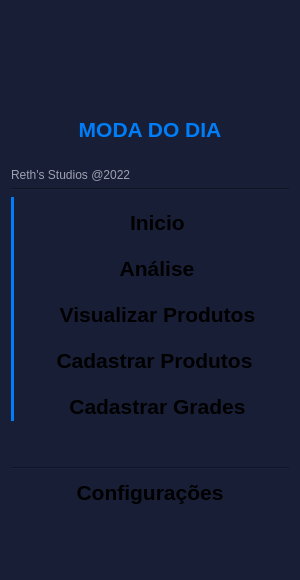
     <widget class="QWidget" name="widget" native="true">
      <property name="minimumSize">
       <size>
        <width>300</width>
        <height>0</height>
       </size>
      </property>
      <property name="maximumSize">
       <size>
        <width>300</width>
        <height>16777215</height>
       </size>
      </property>
      <property name="styleSheet">
       <string notr="true">background-color: rgb(24,30,54);</string>
      </property>
      <layout class="QGridLayout" name="gridLayout_16">
       <item row="0" column="1">
        <layout class="QGridLayout" name="gridLayout_13">
         <item row="0" column="0">
          <layout class="QVBoxLayout" name="verticalLayout_17">
           <item>
            <layout class="QVBoxLayout" name="verticalLayout_20">
             <item>
              <spacer name="horizontalSpacer_2">
               <property name="orientation">
                <enum>Qt::Horizontal</enum>
               </property>
               <property name="sizeHint" stdset="0">
                <size>
                 <width>40</width>
                 <height>20</height>
                </size>
               </property>
              </spacer>
             </item>
             <item>
              <spacer name="horizontalSpacer">
               <property name="orientation">
                <enum>Qt::Horizontal</enum>
               </property>
               <property name="sizeHint" stdset="0">
                <size>
                 <width>40</width>
                 <height>20</height>
                </size>
               </property>
              </spacer>
             </item>
             <item>
              <layout class="QHBoxLayout" name="horizontalLayout_13">
               <item>
                <widget class="QLabel" name="label_10">
                 <property name="minimumSize">
                  <size>
                   <width>0</width>
                   <height>60</height>
                  </size>
                 </property>
                 <property name="maximumSize">
                  <size>
                   <width>130</width>
                   <height>120</height>
                  </size>
                 </property>
                 <property name="text">
                  <string/>
                 </property>
                 <property name="pixmap">
                  <pixmap>../../../../../../imagem/Resources TelaAdmin/acount_icon.png</pixmap>
                 </property>
                 <property name="scaledContents">
                  <bool>true</bool>
                 </property>
                </widget>
               </item>
              </layout>
             </item>
             <item>
              <widget class="QLabel" name="label_userName">
               <property name="minimumSize">
                <size>
                 <width>0</width>
                 <height>0</height>
                </size>
               </property>
               <property name="font">
                <font>
                 <pointsize>16</pointsize>
                 <weight>75</weight>
                 <bold>true</bold>
                </font>
               </property>
               <property name="styleSheet">
                <string notr="true">color: rgb(0,126,249);</string>
               </property>
               <property name="text">
                <string>MODA DO DIA</string>
               </property>
               <property name="alignment">
                <set>Qt::AlignCenter</set>
               </property>
              </widget>
             </item>
            </layout>
           </item>
           <item>
            <spacer name="horizontalSpacer_4">
             <property name="orientation">
              <enum>Qt::Horizontal</enum>
             </property>
             <property name="sizeHint" stdset="0">
              <size>
               <width>40</width>
               <height>20</height>
              </size>
             </property>
            </spacer>
           </item>
           <item>
            <widget class="QLabel" name="label_userInfo">
             <property name="styleSheet">
              <string notr="true">color: rgb(158,161,176);</string>
             </property>
             <property name="text">
              <string>Reth's Studios @2022</string>
             </property>
            </widget>
           </item>
           <item>
            <widget class="Line" name="line_3">
             <property name="orientation">
              <enum>Qt::Horizontal</enum>
             </property>
            </widget>
           </item>
           <item>
            <layout class="QHBoxLayout" name="horizontalLayout_15">
             <item>
              <widget class="QWidget" name="widget_select_nav" native="true">
               <property name="minimumSize">
                <size>
                 <width>3</width>
                 <height>0</height>
                </size>
               </property>
               <property name="maximumSize">
                <size>
                 <width>0</width>
                 <height>16777215</height>
                </size>
               </property>
               <property name="styleSheet">
                <string notr="true">background-color: rgb(0,126,249);</string>
               </property>
              </widget>
             </item>
             <item>
              <layout class="QVBoxLayout" name="verticalLayout_21">
               <item>
                <widget class="QPushButton" name="pushButton_inicio">
                 <property name="minimumSize">
                  <size>
                   <width>0</width>
                   <height>40</height>
                  </size>
                 </property>
                 <property name="maximumSize">
                  <size>
                   <width>16777215</width>
                   <height>30</height>
                  </size>
                 </property>
                 <property name="font">
                  <font>
                   <family>Nirmala UI</family>
                   <pointsize>16</pointsize>
                   <weight>75</weight>
                   <bold>true</bold>
                  </font>
                 </property>
                 <property name="cursor">
                  <cursorShape>PointingHandCursor</cursorShape>
                 </property>
                 <property name="layoutDirection">
                  <enum>Qt::LeftToRight</enum>
                 </property>
                 <property name="styleSheet">
                  <string notr="true">
QPushButton::focus{background-color: rgb(46, 51, 73);};

color:rgb(0,126,249);


</string>
                 </property>
                 <property name="text">
                  <string> Inicio</string>
                 </property>
                 <property name="icon">
                  <iconset>
                   <normaloff>../../../../../../imagem/Resources TelaAdmin/home.png</normaloff>../../../../../../imagem/Resources TelaAdmin/home.png</iconset>
                 </property>
                 <property name="iconSize">
                  <size>
                   <width>100</width>
                   <height>40</height>
                  </size>
                 </property>
                 <property name="flat">
                  <bool>true</bool>
                 </property>
                </widget>
               </item>
               <item>
                <widget class="QPushButton" name="pushButton_analize">
                 <property name="minimumSize">
                  <size>
                   <width>0</width>
                   <height>40</height>
                  </size>
                 </property>
                 <property name="maximumSize">
                  <size>
                   <width>16777215</width>
                   <height>30</height>
                  </size>
                 </property>
                 <property name="font">
                  <font>
                   <pointsize>16</pointsize>
                   <weight>75</weight>
                   <bold>true</bold>
                  </font>
                 </property>
                 <property name="cursor">
                  <cursorShape>PointingHandCursor</cursorShape>
                 </property>
                 <property name="styleSheet">
                  <string notr="true">

QPushButton::focus{background-color: rgb(46, 51, 73);};

color:rgb(0,126,249);

</string>
                 </property>
                 <property name="text">
                  <string> Análise</string>
                 </property>
                 <property name="icon">
                  <iconset>
                   <normaloff>../../../../../../imagem/Resources TelaAdmin/diagram1.png</normaloff>../../../../../../imagem/Resources TelaAdmin/diagram1.png</iconset>
                 </property>
                 <property name="iconSize">
                  <size>
                   <width>100</width>
                   <height>40</height>
                  </size>
                 </property>
                 <property name="flat">
                  <bool>true</bool>
                 </property>
                </widget>
               </item>
               <item>
                <widget class="QPushButton" name="pushButton_visualizar_produtos">
                 <property name="minimumSize">
                  <size>
                   <width>0</width>
                   <height>40</height>
                  </size>
                 </property>
                 <property name="maximumSize">
                  <size>
                   <width>16777215</width>
                   <height>30</height>
                  </size>
                 </property>
                 <property name="font">
                  <font>
                   <pointsize>16</pointsize>
                   <weight>75</weight>
                   <bold>true</bold>
                  </font>
                 </property>
                 <property name="cursor">
                  <cursorShape>PointingHandCursor</cursorShape>
                 </property>
                 <property name="styleSheet">
                  <string notr="true">

QPushButton::focus{background-color: rgb(46, 51, 73);};

color:rgb(0,126,249);
</string>
                 </property>
                 <property name="text">
                  <string> Visualizar Produtos</string>
                 </property>
                 <property name="icon">
                  <iconset>
                   <normaloff>../../../../../../imagem/Resources TelaAdmin/lupa.png</normaloff>../../../../../../imagem/Resources TelaAdmin/lupa.png</iconset>
                 </property>
                 <property name="iconSize">
                  <size>
                   <width>100</width>
                   <height>20</height>
                  </size>
                 </property>
                 <property name="flat">
                  <bool>true</bool>
                 </property>
                </widget>
               </item>
               <item>
                <widget class="QPushButton" name="pushButton_cadastrar_produtos">
                 <property name="minimumSize">
                  <size>
                   <width>0</width>
                   <height>40</height>
                  </size>
                 </property>
                 <property name="maximumSize">
                  <size>
                   <width>16777215</width>
                   <height>30</height>
                  </size>
                 </property>
                 <property name="font">
                  <font>
                   <pointsize>16</pointsize>
                   <weight>75</weight>
                   <bold>true</bold>
                  </font>
                 </property>
                 <property name="cursor">
                  <cursorShape>PointingHandCursor</cursorShape>
                 </property>
                 <property name="styleSheet">
                  <string notr="true">
QPushButton::focus{background-color: rgb(46, 51, 73);};

color:rgb(0,126,249);
</string>
                 </property>
                 <property name="text">
                  <string>Cadastrar Produtos</string>
                 </property>
                 <property name="icon">
                  <iconset>
                   <normaloff>../../../../../../imagem/Resources TelaAdmin/register png.png</normaloff>../../../../../../imagem/Resources TelaAdmin/register png.png</iconset>
                 </property>
                 <property name="iconSize">
                  <size>
                   <width>100</width>
                   <height>40</height>
                  </size>
                 </property>
                 <property name="flat">
                  <bool>true</bool>
                 </property>
                </widget>
               </item>
               <item>
                <widget class="QPushButton" name="pushButton_cadastrar_grades">
                 <property name="minimumSize">
                  <size>
                   <width>0</width>
                   <height>40</height>
                  </size>
                 </property>
                 <property name="maximumSize">
                  <size>
                   <width>16777215</width>
                   <height>30</height>
                  </size>
                 </property>
                 <property name="font">
                  <font>
                   <pointsize>16</pointsize>
                   <weight>75</weight>
                   <bold>true</bold>
                  </font>
                 </property>
                 <property name="cursor">
                  <cursorShape>PointingHandCursor</cursorShape>
                 </property>
                 <property name="styleSheet">
                  <string notr="true">
QPushButton::focus{background-color: rgb(46, 51, 73);};

color:rgb(0,126,249);
</string>
                 </property>
                 <property name="text">
                  <string> Cadastrar Grades</string>
                 </property>
                 <property name="icon">
                  <iconset>
                   <normaloff>../../../../../../imagem/Resources TelaAdmin/register png.png</normaloff>../../../../../../imagem/Resources TelaAdmin/register png.png</iconset>
                 </property>
                 <property name="iconSize">
                  <size>
                   <width>100</width>
                   <height>40</height>
                  </size>
                 </property>
                 <property name="flat">
                  <bool>true</bool>
                 </property>
                </widget>
               </item>
              </layout>
             </item>
            </layout>
           </item>
           <item>
            <spacer name="horizontalSpacer_9">
             <property name="orientation">
              <enum>Qt::Horizontal</enum>
             </property>
             <property name="sizeHint" stdset="0">
              <size>
               <width>40</width>
               <height>20</height>
              </size>
             </property>
            </spacer>
           </item>
           <item>
            <spacer name="horizontalSpacer_29">
             <property name="orientation">
              <enum>Qt::Horizontal</enum>
             </property>
             <property name="sizeHint" stdset="0">
              <size>
               <width>40</width>
               <height>20</height>
              </size>
             </property>
            </spacer>
           </item>
           <item>
            <widget class="Line" name="line_4">
             <property name="orientation">
              <enum>Qt::Horizontal</enum>
             </property>
            </widget>
           </item>
           <item>
            <widget class="QPushButton" name="pushButton_configuracoes">
             <property name="font">
              <font>
               <pointsize>16</pointsize>
               <weight>75</weight>
               <bold>true</bold>
              </font>
             </property>
             <property name="cursor">
              <cursorShape>PointingHandCursor</cursorShape>
             </property>
             <property name="styleSheet">
              <string notr="true">
QPushButton::focus{background-color: rgb(46, 51, 73);};

color:rgb(0,126,249);
</string>
             </property>
             <property name="text">
              <string>Configurações</string>
             </property>
             <property name="icon">
              <iconset>
               <normaloff>../../../../../../imagem/Resources TelaAdmin/Lrg-settings.png</normaloff>../../../../../../imagem/Resources TelaAdmin/Lrg-settings.png</iconset>
             </property>
             <property name="iconSize">
              <size>
               <width>100</width>
               <height>60</height>
              </size>
             </property>
             <property name="flat">
              <bool>true</bool>
             </property>
            </widget>
           </item>
           <item>
            <spacer name="verticalSpacer_2">
             <property name="orientation">
              <enum>Qt::Vertical</enum>
             </property>
             <property name="sizeHint" stdset="0">
              <size>
               <width>20</width>
               <height>40</height>
              </size>
             </property>
            </spacer>
           </item>
           <item>
            <spacer name="horizontalSpacer_5">
             <property name="orientation">
              <enum>Qt::Horizontal</enum>
             </property>
             <property name="sizeHint" stdset="0">
              <size>
               <width>40</width>
               <height>20</height>
              </size>
             </property>
            </spacer>
           </item>
          </layout>
         </item>
        </layout>
       </item>
      </layout>
     </widget>
